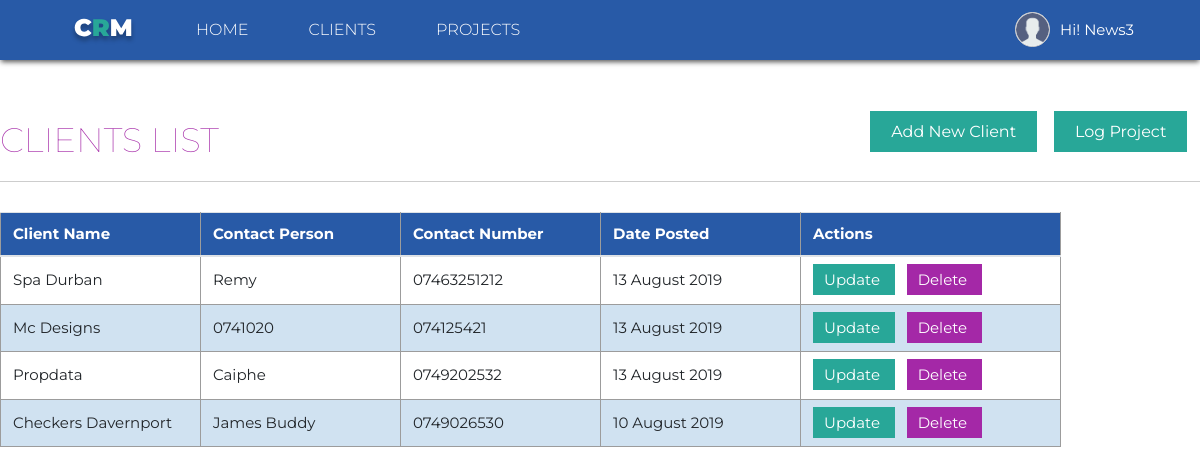
The app's page /clients/ (signed in) with its own data.
### users/models.py (models this page shows, shortened)
class Profile(models.Model):
    user = models.OneToOneField(User, on_delete=models.CASCADE)
    image = models.ImageField(default="default.png", upload_to="profile_pics")
    ''' Here I'm overridng the save method of the profile image,
    and resizing the images if it is greater the 300 in height and width
    To avoid having huge images in our system
    '''
    def save(self, *args, **kwargs):
        super().save(*args, **kwargs)
        img = Image.open(self.image.path)
        if img.height > 330 or img.width > 330:
            output_size = (330, 330)
            img.thumbnail(output_size)
            img.save(self.image.path)

### our_clients/models.py (models this page shows, shortened)
class Clients(models.Model):
    client_name = models.CharField(max_length=100)
    contact_person = models.CharField(max_length=100)
    contact_number = models.CharField(max_length=100,)
    date_posted = models.DateTimeField(default=timezone.now)

### our_clients/views.py (the view)
# urls.py: path('clients/', views.OurClients, name="clients"),
@login_required
def OurClients(request):
    context = {
        "clients": Clients.objects.all().order_by('-date_posted')
    }
    return render(request, 'our_clients/our_clients.html', context)

### our_clients/templates/our_clients/our_clients.html
{% extends 'our_clients/base.html' %}
{% block content %}
<div class="client-list-container">
    <div class="table-header-section">
        <h1 class="clients-list-header"> Clients List</h1>
        <div class="adding_new_container">
            <a href="{% url 'new-client' %}" class="adding_new_a">Add New Client</a> &nbsp;&nbsp;
            <a href="{% url 'log-project' %}" class="adding_new_a">Log Project</a> &nbsp;&nbsp;
        </div>
    </div>
    <table id="clientsTable" class="table table-responsive">
        <thead>
            <th>Client Name</th>
            <th>Contact Person</th>
            <th>Contact Number</th>
            <th>Date Posted</th>
            <th class="action_td" style="width: 240px !important;">Actions</th>
        </thead>
        {% for client in clients %}
        <tr class="client-tr">
            <td>{{ client.client_name|title }}</td>
            <td>{{ client.contact_person|title }}</td>
            <td>{{ client.contact_number }}</td>
            <td>{{ client.date_posted | date:' d F Y' }}</td>
            <td class="action_td">
                <a class="action-btn updated_btn" href="{% url 'client-update' client.pk %}"> Update </a> &nbsp;&nbsp;
                <a class="action-btn delete_btn" href="{% url 'client-delete' client.pk %}"> Delete </a> &nbsp;&nbsp;
            </td>
        </tr>
        {% endfor %}
    </table>
</div>
{% endblock content %}

### our_clients/templates/our_clients/base.html (shortened to what this page needs)
{% load static %}
<!DOCTYPE html>
<html lang="en">
    <head>
        <link href="https://unpkg.com/aos@2.3.1/dist/aos.css" rel="stylesheet">
        <link rel="stylesheet" href="{% static '/our_clients/css/custom.css' %}">
        <link rel="stylesheet" href="{% static '/our_clients/css/animate.css' %}">
        <link rel="stylesheet" href="https://stackpath.bootstrapcdn.com/bootstrap/4.3.1/css/bootstrap.min.css">
    </head>
    <body>
        <header>
            <div class="header-container">
                <div class="menu-container">
                    <ul class="left-menu">
                        <li>
                            <a href="{% url 'home-page' %}">
                                <img src="/static/our_clients/img/crm_logo.svg" />
                            </a>
                        </li>
                        <li><a href="{% url 'home-page' %}">Home</a></li>
                        <li><a href="{% url 'clients' %}">Clients</a></li>
                        <li><a href="{% url 'projects-list' %}">Projects</a></li>
                    </ul>
                    <ul class="menu-list">
                        {% if user.is_authenticated %}
                        <div class="dropdown">
                            <button class="dropbtn">
                                <div class="users-det">
                                    <img class="profile-image" src="{{ user.profile.image.url }}" />
                                    <span class="user_name"> Hi! {{ user.username|title }}</span>
                                </div>
                            </button>
                        </div>
                        {% else %}
                        <li><a href="{% url 'sign-up' %}">Sign Up</a></li>
                        <li><a class="signin-btn" href="{% url 'sign-in' %}">Sign In</a></li>
                        {% endif %}
                    </ul>
                </div>
            </div>
        </header>
        <div class="content-main-grid">
            {% block content %}
            {% endblock content %}
        </div>
    </body>
    {% block js %}
    <link rel="stylesheet" type="text/css"
        href="https://cdn.datatables.net/v/dt/jszip-2.5.0/dt-1.10.18/af-2.3.0/b-1.5.2/b-colvis-1.5.2/b-flash-1.5.2/b-html5-1.5.2/b-print-1.5.2/cr-1.5.0/fh-3.1.4/r-2.2.2/datatables.min.css" />
    {% endblock js %}
</html>

### our_clients/static/our_clients/css/custom.css (style rules this page uses)
* { padding: 0px; margin: 0px; font-family: 'Montserrat', sans-serif; }
body { position: relative; width: 100%; background: #F4F4F4; }
.content-main-grid { margin: 0px auto; position: relative; }
.header-container { height: 60px; width: 100%; background: #285AA7; box-shadow: 0px 3px 5px -1px rgba(0, 0, 0, 0.66); -moz-box-shadow: 0px 3px 5px -1px rgba(0, 0, 0, 0.66); -webkit-box-shadow: 0px 3px 5px -1px rgba(0, 0, 0, 0.66); -o-box-shadow: 0px 3px 5px -1px rgba(0, 0, 0, 0.66); position: relative; z-index: 9999; }
.header-container .menu-container { position: relative; margin-left: 40px; margin-right: 50px; height: 60px; }
.header-container .menu-container .menu-list, .header-container .menu-container .left-menu { margin: 0; text-align: right; position: absolute; right: 0; background: transparent; }
.header-container .menu-container .menu-list li, .header-container .menu-container .left-menu li { list-style: none; float: left; background: transparent; padding-top: 18px; padding-left: 2px; padding-right: 2px; }
.header-container .menu-container .menu-list li a, .header-container .menu-container .left-menu li a { padding: 10px 28px; background: transparent; color: #fff; font-family: 'Montserrat', sans-serif; font-style: normal; font-weight: 300; font-size: 16px; line-height: 20px; text-transform: uppercase; text-decoration: none; outline: none; cursor: pointer; transition: all 0.4s ease-in-out; -moz-transition: all 0.4s ease-in-out; -o-transition: all 0.4s ease-in-out; -webkit-transition: all 0.4s ease-in-out; }
.header-container .menu-container .left-menu { left: 0; }
table { border-collapse: collapse; width: 100%; font-size: 15px; font-family: 'Montserrat', sans-serif; }
table th { background: #285AA7; color: #fff; padding-top: 10px !important; padding-bottom: 10px !important; }
table td, table th { border: 1px solid #9c9c9c; text-align: left; padding: 8px; }
table .client-tr:nth-child(even) { background-color: #d0e2f1; }
table .client-tr:nth-child(odd) { background-color: #fff; }
table .action_td { width: 260px; }
.dropbtn { color: white; padding: 16px; font-size: 15px; border: none; background: transparent; height: 40px; }
.dropbtn .users-det { display: -webkit-flex; display: -ms-flexbox; display: -ms-flex; display: flex; }
.dropbtn .users-det .profile-image { width: 35px; height: 35px; border-radius: 50%; border: solid 1px #cdcdcd; background: #ffffff; margin-right: 10px; margin-top: -4px; }
.dropdown { position: relative; display: inline-block; }
.dropdown .user_name { margin-top: 3px; }
.client-list-container { margin: 60px auto; position: relative; width: 1200px; }
.client-list-container .clients-list-header { font-size: 34px; font-family: 'Montserrat', sans-serif; color: #A428A7; font-weight: lighter; margin-bottom: 20px; text-transform: uppercase; }
.client-list-container .adding_new_container { position: absolute; right: 0; top: 0; }
.client-list-container .adding_new_a { padding: 10px 20px; background: #28A798; color: #fff; text-decoration: none; border: solid 1px transparent; transition: all 0.3s ease-in-out; -moz-transition: all 0.3s ease-in-out; -o-transition: all 0.3s ease-in-out; -webkit-transition: all 0.3s ease-in-out; }
.action-btn { text-decoration: none; color: #fff; padding: 5px 10px; box-sizing: border-box; border: solid 1px transparent; transition: all 0.3s ease-in-out; -moz-transition: all 0.3s ease-in-out; -o-transition: all 0.3s ease-in-out; -webkit-transition: all 0.3s ease-in-out; }
.updated_btn { background: #28A798; text-align: center; }
.delete_btn { background: #A428A7; }
#clientsTable thead tr th { min-width: 200px; }
.table-header-section { position: relative; margin-bottom: 30px; border-bottom: solid 1px #cdcdcd; }

### records on screen
Clients: client_name "Spa Durban", contact_person "Remy", contact_number "07463251212", date_posted "13 August 2019"
Clients: client_name "Mc Designs", contact_person "0741020", contact_number "074125421", date_posted "13 August 2019"
Clients: client_name "Propdata", contact_person "Caiphe", contact_number "0749202532", date_posted "13 August 2019"
Clients: client_name "Checkers Davernport", contact_person "James Buddy", contact_number "0749026530", date_posted "10 August 2019"

### other values on screen
{{ user.username|title }} "News3"
